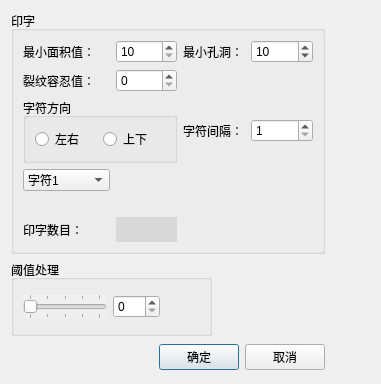
<?xml version="1.0" encoding="UTF-8"?>
<ui version="4.0">
 <class>thresholdWidget</class>
 <widget class="QDialog" name="thresholdWidget">
  <property name="geometry">
   <rect>
    <x>0</x>
    <y>0</y>
    <width>381</width>
    <height>384</height>
   </rect>
  </property>
  <property name="windowTitle">
   <string>Threshold Dialog</string>
  </property>
  <layout class="QHBoxLayout" name="horizontalLayout_6">
   <item>
    <layout class="QVBoxLayout" name="verticalLayout">
     <item>
      <widget class="QGroupBox" name="groupBox">
       <property name="title">
        <string>印字</string>
       </property>
       <layout class="QGridLayout" name="gridLayout">
        <item row="0" column="0">
         <widget class="QLabel" name="label">
          <property name="text">
           <string>最小面积值：</string>
          </property>
         </widget>
        </item>
        <item row="0" column="1">
         <widget class="QSpinBox" name="sp_minArea">
          <property name="minimum">
           <number>10</number>
          </property>
          <property name="maximum">
           <number>10000</number>
          </property>
          <property name="singleStep">
           <number>5</number>
          </property>
          <property name="value">
           <number>10</number>
          </property>
         </widget>
        </item>
        <item row="0" column="2">
         <widget class="QLabel" name="label_7">
          <property name="text">
           <string>最小孔洞：</string>
          </property>
         </widget>
        </item>
        <item row="0" column="3">
         <widget class="QSpinBox" name="sp_minHoles">
          <property name="maximum">
           <number>10000</number>
          </property>
          <property name="singleStep">
           <number>5</number>
          </property>
          <property name="value">
           <number>10</number>
          </property>
         </widget>
        </item>
        <item row="1" column="0">
         <widget class="QLabel" name="label_2">
          <property name="text">
           <string>裂纹容忍值：</string>
          </property>
         </widget>
        </item>
        <item row="1" column="1">
         <widget class="QSpinBox" name="sp_TOL">
          <property name="readOnly">
           <bool>false</bool>
          </property>
          <property name="buttonSymbols">
           <enum>QAbstractSpinBox::UpDownArrows</enum>
          </property>
          <property name="maximum">
           <number>999</number>
          </property>
         </widget>
        </item>
        <item row="1" column="2" colspan="2">
         <spacer name="horizontalSpacer_6">
          <property name="orientation">
           <enum>Qt::Horizontal</enum>
          </property>
          <property name="sizeHint" stdset="0">
           <size>
            <width>130</width>
            <height>20</height>
           </size>
          </property>
         </spacer>
        </item>
        <item row="2" column="0" colspan="2">
         <widget class="QGroupBox" name="groupBox_3">
          <property name="title">
           <string>字符方向</string>
          </property>
          <layout class="QHBoxLayout" name="horizontalLayout_4">
           <item>
            <widget class="QRadioButton" name="rb_hor">
             <property name="text">
              <string>左右</string>
             </property>
            </widget>
           </item>
           <item>
            <widget class="QRadioButton" name="rb_ver">
             <property name="text">
              <string>上下</string>
             </property>
            </widget>
           </item>
          </layout>
         </widget>
        </item>
        <item row="2" column="2" colspan="2">
         <layout class="QHBoxLayout" name="horizontalLayout_5">
          <item>
           <widget class="QLabel" name="label_6">
            <property name="text">
             <string>字符间隔：</string>
            </property>
           </widget>
          </item>
          <item>
           <widget class="QSpinBox" name="sp_charGap">
            <property name="readOnly">
             <bool>false</bool>
            </property>
            <property name="buttonSymbols">
             <enum>QAbstractSpinBox::UpDownArrows</enum>
            </property>
            <property name="minimum">
             <number>1</number>
            </property>
            <property name="maximum">
             <number>999</number>
            </property>
           </widget>
          </item>
         </layout>
        </item>
        <item row="3" column="0">
         <widget class="QComboBox" name="cob_charIndex">
          <property name="editable">
           <bool>false</bool>
          </property>
          <item>
           <property name="text">
            <string>字符1</string>
           </property>
          </item>
         </widget>
        </item>
        <item row="4" column="0">
         <spacer name="horizontalSpacer_4">
          <property name="orientation">
           <enum>Qt::Horizontal</enum>
          </property>
          <property name="sizeHint" stdset="0">
           <size>
            <width>87</width>
            <height>20</height>
           </size>
          </property>
         </spacer>
        </item>
        <item row="5" column="0">
         <widget class="QLabel" name="label_3">
          <property name="text">
           <string>印字数目：</string>
          </property>
         </widget>
        </item>
        <item row="5" column="1">
         <widget class="QLabel" name="lb_charCounts">
          <property name="minimumSize">
           <size>
            <width>60</width>
            <height>25</height>
           </size>
          </property>
          <property name="styleSheet">
           <string notr="true">background-color: rgb(216, 216, 216);</string>
          </property>
          <property name="text">
           <string/>
          </property>
         </widget>
        </item>
        <item row="5" column="2" colspan="2">
         <spacer name="horizontalSpacer_5">
          <property name="orientation">
           <enum>Qt::Horizontal</enum>
          </property>
          <property name="sizeHint" stdset="0">
           <size>
            <width>130</width>
            <height>20</height>
           </size>
          </property>
         </spacer>
        </item>
       </layout>
      </widget>
     </item>
     <item>
      <layout class="QHBoxLayout" name="horizontalLayout_3">
       <item>
        <widget class="QGroupBox" name="groupBox_2">
         <property name="title">
          <string>阈值处理</string>
         </property>
         <layout class="QGridLayout" name="gridLayout_2">
          <item row="0" column="0">
           <widget class="QSlider" name="hs_threshold">
            <property name="autoFillBackground">
             <bool>true</bool>
            </property>
            <property name="maximum">
             <number>255</number>
            </property>
            <property name="orientation">
             <enum>Qt::Horizontal</enum>
            </property>
            <property name="invertedAppearance">
             <bool>false</bool>
            </property>
            <property name="invertedControls">
             <bool>false</bool>
            </property>
            <property name="tickPosition">
             <enum>QSlider::TicksBothSides</enum>
            </property>
            <property name="tickInterval">
             <number>64</number>
            </property>
           </widget>
          </item>
          <item row="0" column="1">
           <widget class="QSpinBox" name="sp_threshold">
            <property name="maximum">
             <number>255</number>
            </property>
           </widget>
          </item>
          <item row="0" column="2">
           <spacer name="horizontalSpacer_3">
            <property name="orientation">
             <enum>Qt::Horizontal</enum>
            </property>
            <property name="sizeHint" stdset="0">
             <size>
              <width>40</width>
              <height>20</height>
             </size>
            </property>
           </spacer>
          </item>
         </layout>
        </widget>
       </item>
       <item>
        <spacer name="horizontalSpacer_2">
         <property name="orientation">
          <enum>Qt::Horizontal</enum>
         </property>
         <property name="sizeHint" stdset="0">
          <size>
           <width>30</width>
           <height>20</height>
          </size>
         </property>
        </spacer>
       </item>
      </layout>
     </item>
     <item>
      <layout class="QHBoxLayout">
       <property name="spacing">
        <number>6</number>
       </property>
       <property name="leftMargin">
        <number>0</number>
       </property>
       <property name="topMargin">
        <number>0</number>
       </property>
       <property name="rightMargin">
        <number>0</number>
       </property>
       <property name="bottomMargin">
        <number>0</number>
       </property>
       <item>
        <spacer>
         <property name="orientation">
          <enum>Qt::Horizontal</enum>
         </property>
         <property name="sizeHint" stdset="0">
          <size>
           <width>131</width>
           <height>31</height>
          </size>
         </property>
        </spacer>
       </item>
       <item>
        <widget class="QPushButton" name="okButton">
         <property name="text">
          <string>确定</string>
         </property>
        </widget>
       </item>
       <item>
        <widget class="QPushButton" name="cancelButton">
         <property name="text">
          <string>取消</string>
         </property>
        </widget>
       </item>
      </layout>
     </item>
    </layout>
   </item>
   <item>
    <spacer name="horizontalSpacer">
     <property name="orientation">
      <enum>Qt::Horizontal</enum>
     </property>
     <property name="sizeHint" stdset="0">
      <size>
       <width>1</width>
       <height>20</height>
      </size>
     </property>
    </spacer>
   </item>
  </layout>
 </widget>
 <resources/>
 <connections>
  <connection>
   <sender>okButton</sender>
   <signal>clicked()</signal>
   <receiver>thresholdWidget</receiver>
   <slot>accept()</slot>
   <hints>
    <hint type="sourcelabel">
     <x>278</x>
     <y>253</y>
    </hint>
    <hint type="destinationlabel">
     <x>96</x>
     <y>254</y>
    </hint>
   </hints>
  </connection>
  <connection>
   <sender>cancelButton</sender>
   <signal>clicked()</signal>
   <receiver>thresholdWidget</receiver>
   <slot>reject()</slot>
   <hints>
    <hint type="sourcelabel">
     <x>369</x>
     <y>253</y>
    </hint>
    <hint type="destinationlabel">
     <x>179</x>
     <y>282</y>
    </hint>
   </hints>
  </connection>
 </connections>
</ui>
